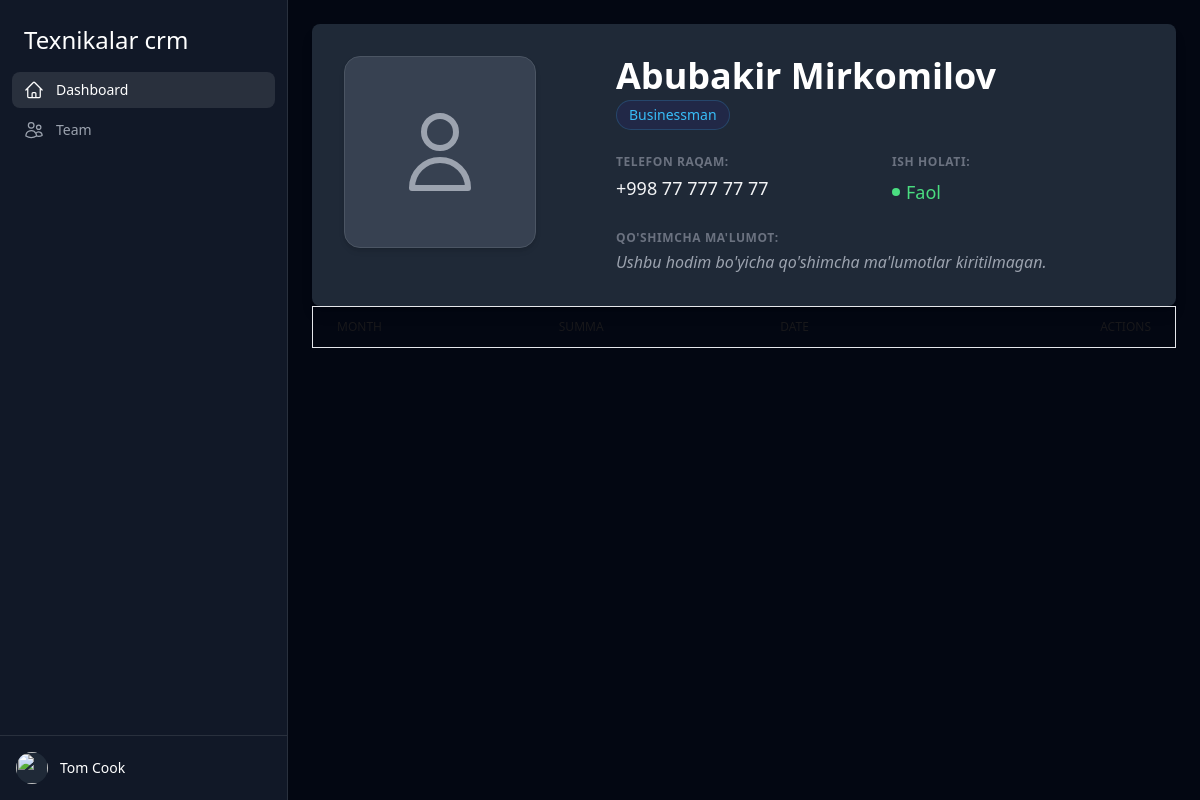
The app's page /hr/2/ with its own data.
### hr/models.py (models this page shows, shortened)
class Workers(models.Model):
    first_name = models.CharField(max_length=25)
    last_name = models.CharField(max_length=25)
    phone_number = models.CharField(max_length=40)
    profession = models.CharField(max_length=25)

### hr/views.py (the view)
# urls.py: path('<int:id>/', hr_detail, name='hr_detail'),
def hr_detail(request, id):
    hodim = get_object_or_404(Workers, id=id)
    return render(request, 'hr_detail.html', {'hodim': hodim})

### templates/hr_detail.html (shortened to what this page needs)
{% extends 'base.html' %}
{% load static %}
{% block content %}
<div class="max-w-4xl mx-auto bg-gray-800 rounded-lg shadow-lg p-8">
    <div class="flex flex-col md:flex-row items-center md:items-start space-y-6 md:space-y-0 md:space-x-10">
        <div class="shrink-0">
            <div class="w-48 h-48 bg-gray-700 rounded-2xl flex items-center justify-center text-gray-400 shadow-md border border-gray-600">
                <svg class="w-24 h-24" fill="none" stroke="currentColor" viewBox="0 0 24 24">
                    <path stroke-linecap="round" stroke-linejoin="round" stroke-width="1.5" d="M16 7a4 4 0 11-8 0 4 4 0 018 0zM12 14a7 7 0 00-7 7h14a7 7 0 00-7-7z"></path>
                </svg>
            </div>
        </div>
        <div class="flex-1 text-center md:text-left">
            <div class="mb-6">
                <h1 class="text-4xl font-bold text-white mb-1">{{ hodim.first_name }} {{ hodim.last_name }}</h1>
                <span class="inline-flex items-center px-3 py-1 rounded-full text-sm font-medium bg-primary/10 text-sky-400 border border-sky-400/20">
                    {{ hodim.profession }}
                </span>
            </div>
            <div class="grid grid-cols-1 sm:grid-cols-2 gap-6 text-gray-300">
                <div class="space-y-1">
                    <span class="block text-xs uppercase tracking-wider text-gray-500 font-bold">Telefon raqam:</span>
                    <span class="text-lg text-gray-100">{{ hodim.phone_number }}</span>
                </div>
                <div class="space-y-1">
                    <span class="block text-xs uppercase tracking-wider text-gray-500 font-bold">Ish holati:</span>
                    <span class="inline-flex items-center gap-1.5 text-lg text-green-400">
                        <span class="size-2 rounded-full bg-green-400"></span>
                        Faol
                    </span>
                </div>
                <div class="sm:col-span-2 space-y-1">
                    <span class="block text-xs uppercase tracking-wider text-gray-500 font-bold">Qo'shimcha ma'lumot:</span>
                    <p class="text-gray-400 italic">Ushbu hodim bo'yicha qo'shimcha ma'lumotlar kiritilmagan.</p>
                </div>
            </div>
        </div>
    </div>
</div>
<div class="min-w-full">
    <div class="border border-table-line overflow-x-auto [&::-webkit-scrollbar]:h-2 [&::-webkit-scrollbar-thumb]:rounded-none [&::-webkit-scrollbar-track]:bg-scrollbar-track [&::-webkit-scrollbar-thumb]:bg-scrollbar-thumb">
        <table class="min-w-full divide-y divide-table-line">
            <thead>
                <tr>
                    <th scope="col" class="px-6 py-3 text-start text-xs font-medium text-muted-foreground-1 uppercase">month</th>
                    <th scope="col" class="px-6 py-3 text-start text-xs font-medium text-muted-foreground-1 uppercase">summa</th>
                    <th scope="col" class="px-6 py-3 text-start text-xs font-medium text-muted-foreground-1 uppercase">date</th>
                    <th scope="col" class="px-6 py-3 text-end text-xs font-medium text-muted-foreground-1 uppercase">Actions</th>
                </tr>
            </thead>
        </table>
    </div>
</div>
{% endblock content %}

### records on screen
Workers: first_name "Abubakir", last_name "Mirkomilov", profession "Businessman", phone_number "+998 77 777 77 77"
